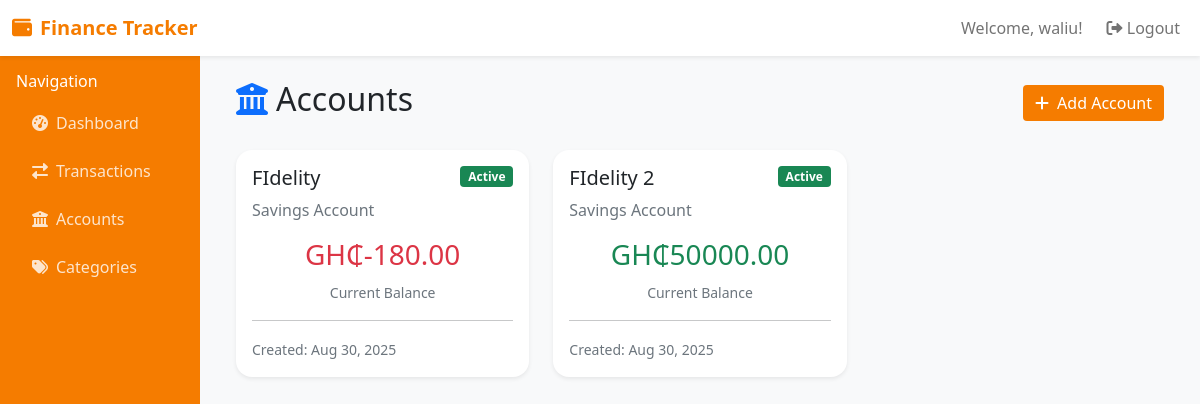
Screenshot of /accounts/ (signed in) with the database file from the repository.
### accounts/models.py (models this page shows, shortened)
class User(AbstractUser):
    email = models.EmailField(unique=True)
    phone = models.CharField(max_length=15, blank=True)
    created_at = models.DateTimeField(auto_now_add=True)

class Account(models.Model):
    ACCOUNT_TYPES = (
        ('checking', 'Checking Account'),
        ('savings', 'Savings Account'),
        ('credit', 'Credit Card'),
        ('cash', 'Cash'),
        ('investment', 'Investment'),
    )
    name = models.CharField(max_length=100)
    type = models.CharField(max_length=20, choices=ACCOUNT_TYPES)
    balance = models.DecimalField(max_digits=15, decimal_places=2, default=Decimal('0.00'))
    user = models.ForeignKey(User, on_delete=models.CASCADE)
    is_active = models.BooleanField(default=True)
    created_at = models.DateTimeField(auto_now_add=True)

### accounts/views.py (the view)
# urls.py: path('accounts/', views.accounts_list, name='accounts_list'),
@login_required
def accounts_list(request):
    accounts = Account.objects.filter(user=request.user)
    return render(request, 'accounts/accounts_list.html', {'accounts': accounts})

### templates/accounts/accounts_list.html (shortened to what this page needs)
{% extends 'base.html' %}
{% block content %}
<div class="d-flex justify-content-between align-items-center mb-4">
    <h2><i class="fas fa-university text-primary me-2"></i>Accounts</h2>
    <a href="{% url 'add_account' %}" class="btn btn-primary">
        <i class="fas fa-plus me-2"></i>Add Account
    </a>
</div>
<div class="row">
    {% for account in accounts %}
        <div class="col-md-6 col-lg-4 mb-4">
            <div class="card">
                <div class="card-body">
                    <div class="d-flex justify-content-between align-items-start mb-3">
                        <div>
                            <h5 class="card-title">{{ account.name }}</h5>
                            <p class="card-text text-muted">{{ account.get_type_display }}</p>
                        </div>
                        <span class="badge {% if account.is_active %}bg-success{% else %}bg-secondary{% endif %}">
                            {% if account.is_active %}Active{% else %}Inactive{% endif %}
                        </span>
                    </div>
                    <div class="text-center">
                        <h3 class="{% if account.balance >= 0 %}text-success{% else %}text-danger{% endif %}">
                            GH₵{{ account.balance|floatformat:2 }}
                        </h3>
                        <small class="text-muted">Current Balance</small>
                    </div>
                    <hr>
                    <small class="text-muted">
                        Created: {{ account.created_at|date:"M d, Y" }}
                    </small>
                </div>
            </div>
        </div>
    {% endfor %}
</div>
{% endblock %}

### templates/base.html (shortened to what this page needs)
<!DOCTYPE html>
<html lang="en">
<head>
    <link href="https://cdnjs.cloudflare.com/ajax/libs/bootstrap/5.1.3/css/bootstrap.min.css" rel="stylesheet">
    <link href="https://cdnjs.cloudflare.com/ajax/libs/font-awesome/6.0.0/css/all.min.css" rel="stylesheet">
</head>
<body>
    <nav class="navbar navbar-expand-lg navbar-light bg-white shadow-sm">
        <div class="container-fluid">
            <a class="navbar-brand" href="{% url 'home' %}">
                <i class="fas fa-wallet me-2"></i>Finance Tracker
            </a>
            <div class="navbar-nav ms-auto">
                {% if user.is_authenticated %}
                    <span class="navbar-text me-3">
                        Welcome, {{ user.first_name|default:user.username }}!
                    </span>
                    <a class="nav-link" href="{% url 'logout' %}">
                        <i class="fas fa-sign-out-alt"></i> Logout
                    </a>
                {% else %}
                    <a class="nav-link" href="{% url 'login' %}">Login</a>
                    <a class="nav-link" href="{% url 'signup' %}">Sign Up</a>
                {% endif %}
            </div>
        </div>
    </nav>
    <div class="container-fluid">
        <div class="row">
            {% if user.is_authenticated %}
            <div class="col-md-2 px-0">
                <div class="sidebar">
                    <div class="p-3">
                        <h6 class="text-white">Navigation</h6>
                        <nav class="nav flex-column">
                            <a class="nav-link" href="{% url 'dashboard' %}">
                                <i class="fas fa-tachometer-alt me-2"></i>Dashboard
                            </a>
                            <a class="nav-link" href="{% url 'transactions_list' %}">
                                <i class="fas fa-exchange-alt me-2"></i>Transactions
                            </a>
                            <a class="nav-link" href="{% url 'accounts_list' %}">
                                <i class="fas fa-university me-2"></i>Accounts
                            </a>
                            <a class="nav-link" href="{% url 'categories_list' %}">
                                <i class="fas fa-tags me-2"></i>Categories
                            </a>
                        </nav>
                    </div>
                </div>
            </div>
            <div class="col-md-10">
                <div class="p-4">
            {% else %}
            <div class="col-12">
                <div class="p-4">
            {% endif %}
                    {% block content %}{% endblock %}
                </div>
            </div>
        </div>
    </div>
</body>
</html>

### templates/base.html (style rules this page uses)
:root { --primary-color: #f57c00; --secondary-color: #f57c00; --success-color: #28a745; --danger-color: #dc3545; --warning-color: #ffc107; --info-color: #17a2b8; }
body { background-color: #f8f9fa; font-family: 'Segoe UI', Tahoma, Geneva, Verdana, sans-serif; }
.navbar-brand { font-weight: bold; color: var(--primary-color) !important; }
.card { border: none; box-shadow: 0 0.125rem 0.25rem rgba(0, 0, 0, 0.075); border-radius: 1rem; }
.btn-primary { background: linear-gradient(135deg, var(--primary-color), var(--secondary-color)); border: none; }
.sidebar { background: linear-gradient(180deg, var(--primary-color), var(--secondary-color)); min-height: 100vh; }
.sidebar .nav-link { color: rgba(255, 255, 255, 0.8); border-radius: 0.5rem; margin: 0.25rem 0; }

### rows the page displays
User: first_name "waliu"
Account: name "FIdelity", type "Savings Account", is_active "Active", balance "-180.00", created_at "Aug 30, 2025"
Account: name "FIdelity 2", type "Savings Account", is_active "Active", balance "50000.00", created_at "Aug 30, 2025"
